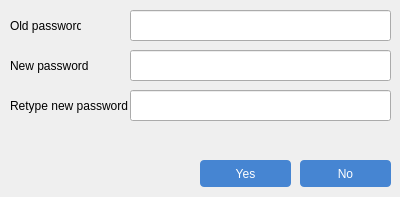
<?xml version="1.0" encoding="UTF-8"?>
<ui version="4.0">
 <class>DialogChangePasswordClass</class>
 <widget class="QDialog" name="DialogChangePasswordClass">
  <property name="geometry">
   <rect>
    <x>0</x>
    <y>0</y>
    <width>400</width>
    <height>197</height>
   </rect>
  </property>
  <property name="windowTitle">
   <string>DialogChangePassword</string>
  </property>
  <widget class="QLabel" name="label">
   <property name="geometry">
    <rect>
     <x>10</x>
     <y>10</y>
     <width>71</width>
     <height>31</height>
    </rect>
   </property>
   <property name="text">
    <string>Old password</string>
   </property>
  </widget>
  <widget class="QLineEdit" name="old_password">
   <property name="geometry">
    <rect>
     <x>130</x>
     <y>10</y>
     <width>261</width>
     <height>31</height>
    </rect>
   </property>
  </widget>
  <widget class="QLineEdit" name="new_password">
   <property name="geometry">
    <rect>
     <x>130</x>
     <y>50</y>
     <width>261</width>
     <height>31</height>
    </rect>
   </property>
  </widget>
  <widget class="QLabel" name="label_2">
   <property name="geometry">
    <rect>
     <x>10</x>
     <y>50</y>
     <width>81</width>
     <height>31</height>
    </rect>
   </property>
   <property name="text">
    <string>New password</string>
   </property>
  </widget>
  <widget class="QLineEdit" name="retype_new_password">
   <property name="geometry">
    <rect>
     <x>130</x>
     <y>90</y>
     <width>261</width>
     <height>31</height>
    </rect>
   </property>
  </widget>
  <widget class="QLabel" name="label_3">
   <property name="geometry">
    <rect>
     <x>10</x>
     <y>90</y>
     <width>121</width>
     <height>31</height>
    </rect>
   </property>
   <property name="text">
    <string>Retype new password</string>
   </property>
  </widget>
  <widget class="QPushButton" name="btn_no">
   <property name="geometry">
    <rect>
     <x>300</x>
     <y>160</y>
     <width>91</width>
     <height>27</height>
    </rect>
   </property>
   <property name="styleSheet">
    <string notr="true">QPushButton {
	text-align: center;
	color: #fff;
	background-color: rgba(70, 133, 210, 1);
	border-radius: 4px;
}

QPushButton:hover {
	background-color: rgba(70, 133, 210, 0.7);
}</string>
   </property>
   <property name="text">
    <string>No</string>
   </property>
   <property name="icon">
    <iconset>
     <normaloff>../icon/close.png</normaloff>../icon/close.png</iconset>
   </property>
   <property name="iconSize">
    <size>
     <width>12</width>
     <height>12</height>
    </size>
   </property>
  </widget>
  <widget class="QPushButton" name="btn_yes">
   <property name="geometry">
    <rect>
     <x>200</x>
     <y>160</y>
     <width>91</width>
     <height>27</height>
    </rect>
   </property>
   <property name="styleSheet">
    <string notr="true">QPushButton {
	text-align: center;
	color: #fff;
	background-color: rgba(70, 133, 210, 1);
	border-radius: 4px;
}

QPushButton:hover {
	background-color: rgba(70, 133, 210, 0.7);
}</string>
   </property>
   <property name="text">
    <string>Yes</string>
   </property>
   <property name="icon">
    <iconset>
     <normaloff>../icon/check.png</normaloff>../icon/check.png</iconset>
   </property>
   <property name="iconSize">
    <size>
     <width>14</width>
     <height>14</height>
    </size>
   </property>
  </widget>
  <widget class="QWidget" name="verticalLayoutWidget">
   <property name="geometry">
    <rect>
     <x>0</x>
     <y>130</y>
     <width>401</width>
     <height>20</height>
    </rect>
   </property>
   <layout class="QVBoxLayout" name="verticalLayout"/>
  </widget>
 </widget>
 <layoutdefault spacing="6" margin="11"/>
 <resources/>
 <connections/>
</ui>
